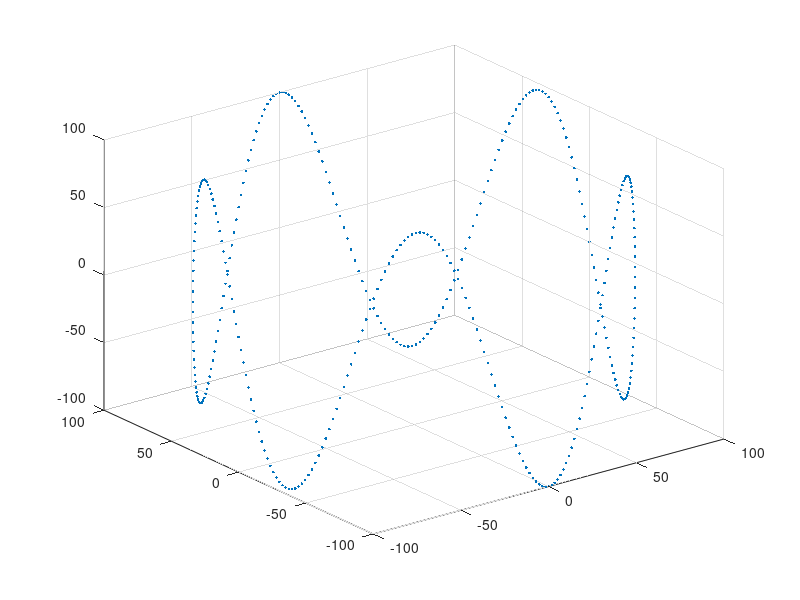

Write the MATLAB code that produced this figure. (Note: this script raises an error after producing the figure.)
c=[(range(1,1)+range(1,2))/2 (range(2,1)+range(2,2))/2 (range(3,1)+range(3,2))/2]
traj=[];

RT1=[];

for theta_deg=0:360
    theta=theta_deg*pi/180;
    x=c(1)+100*cos(theta);
    y=c(2)+100*sin(theta);
    z=sin(theta*5)*100+c(3);
    
    rx=pi+sin(theta*3)*0.3;
    ry=sin(theta*5+3)*0.1;
    rz=cos(theta*7-5)*0.1;
    
    RT1=[RT1; [rx ry rz x y z]];
    
    traj=[traj;[x  y  z]];
end
scatter3(traj(:,1), traj(:,2), traj(:,3),'.');
validate_ann_compensator(puma,puma1,net,RT1,rotation_factor,position_factor)
